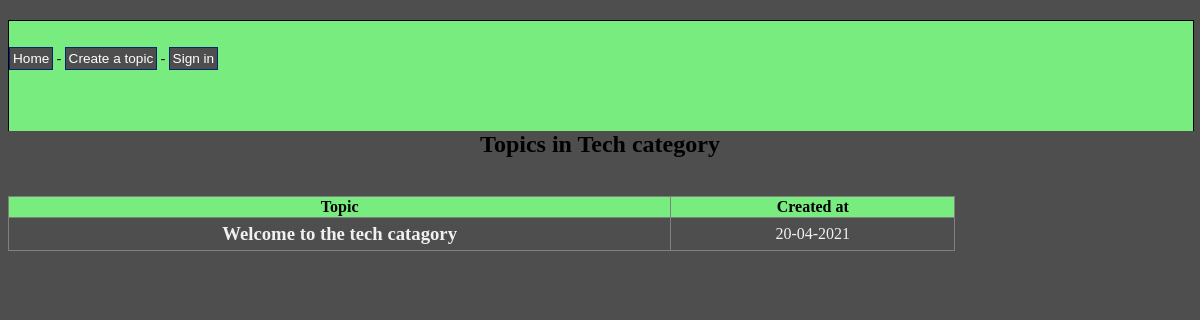
The app's page /php-code/category.php?id=3 with its own data.
### tables this page shows
CREATE TABLE IF NOT EXISTS `catagory` (
  `cat_id` int(11) NOT NULL AUTO_INCREMENT,
  `cat_name` varchar(45) NOT NULL,
  PRIMARY KEY (`cat_id`)
);

CREATE TABLE IF NOT EXISTS `topics` (
  `Topic_id` int(11) NOT NULL AUTO_INCREMENT,
  `Topic_subject` varchar(200) DEFAULT NULL,
  `topic_date` datetime DEFAULT NULL,
  `users_userID` int(11) NOT NULL,
  `Catagory_cat_id` int(11) DEFAULT NULL,
  PRIMARY KEY (`Topic_id`),
  KEY `fk_topics_users` (`users_userID`),
  KEY `fk_topics_Catagory1` (`Catagory_cat_id`)
);

### php-code/category.php (the view)
<?php
include 'connect.php';
include '../header.php';
echo '</div></div> <link rel="stylesheet" href="../css/css.css" type="text/css">';
$id = ($_GET['id']);
$stmt = mysqli_prepare($conn,"SELECT cat_id, cat_name FROM catagory WHERE cat_id =?");
$stmt->bind_param("s", $id);
$stmt->execute();
$result = $stmt->get_result();
if(!$result)
{
	echo 'The category could not be displayed, please try again later. <br>' . mysqli_error($conn);
}
else
{
	if(mysqli_num_rows($result) == 0)
	{
		echo 'This category does not exist.';
	}
	else
	{
		while($row = mysqli_fetch_assoc($result))
		{
			echo '<h2>Topics in ' . $row['cat_name'] . ' category</h2><br />';
		}
		$sql = "SELECT
                    Topic_id,
					users_userID,
					Topic_subject,
					topic_date,
					Catagory_cat_id
				FROM
					topics
				WHERE
					Catagory_cat_id = " . mysqli_real_escape_string($conn,$_GET['id']);
		$result = mysqli_query($conn, $sql);
		if(!$result)
		{
			echo 'The topics could not be displayed, please try again later.';
		}
		else
		{
			if(mysqli_num_rows($result) == 0)
			{
				echo 'There are no topics in this category yet.';
			}
			else
			{
				echo '<table border="1">
					  <tr>
						<th>Topic</th>
						<th>Created at</th>
					  </tr>';
				while($row = mysqli_fetch_assoc($result))
				{
					echo '<tr>';
						echo '<td class="leftpart">';
							echo '<h3><a href="topic.php?id=' . $row['Topic_id'] . '">' . $row['Topic_subject'] .'</a><br /><h3>';
						echo '</td>';
						echo '<td class="rightpart">';
							echo date('d-m-Y', strtotime($row['topic_date']));
						echo '</td>';
					echo '</tr>';
				}
			}
		}
	}
}

### css/css.css (style rules this page uses)
:root { --padding-side-perc: 5%; --site-color-theme: #79EC80; --accent-color: #4E4E4E; }
body { background-color: #4E4E4E; text-align: center; }
table { border-collapse: collapse; width: 80%; }
table a { text-decoration: none; color: #F0F0F0 }
th { background-color: var(--site-color-theme); color: #000000; }
td { color: #F0F0F0; padding: 5px; }
h3 { margin: 0; padding: 0; }
.leftpart { width: 70%; }
.rightpart { width: 30%; }

### records on screen
catagory: cat_name "Tech"
topics: Topic_subject "Welcome to the tech catagory", topic_date "20-04-2021"
